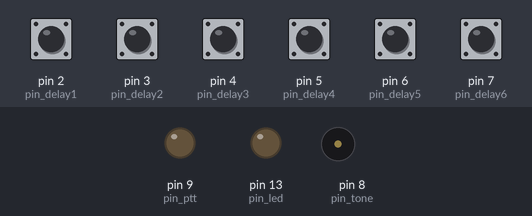
Bench run of a sketch on a simulated Arduino Nano, built with avr-gcc and run on an emulated ATmega328P. On the bench: output pins drawn as LEDs (lit = HIGH), buzzer (waves = sounding). The test bench sets the inputs (shaded band); at power-on: pin 2 (pin_delay1), pin 3 (pin_delay2), pin 4 (pin_delay3), pin 5 (pin_delay4), pin 6 (pin_delay5), pin 7 (pin_delay6) HIGH.

Above: at 1.5 s.
At 24.8 s:
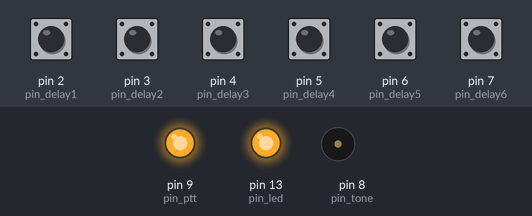
At 43.4 s:
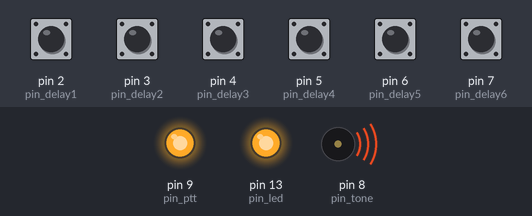
Timing chart, 0 to 46.3 s (numbered marks = the images above):
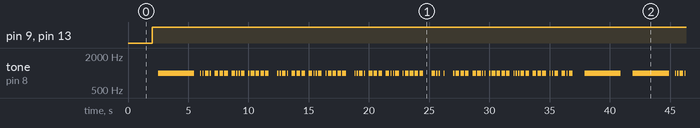

Measured:
- by itself, pin 9 (pin_ptt), pin 13 (pin_led): LOW → HIGH at 2.0 s
- by itself, tone on pin 8 (pin_tone): plays 1000 Hz for 3.0 s, 1000 Hz for 0.10 s, 1000 Hz for 0.10 s, 1000 Hz for 0.30 s, 1000 Hz for 0.10 s, 1000 Hz for 0.30 s … (260 notes in this stretch)

The sketch:

fox_nano.ino
```cpp
/*
  Fox Beacon menggunakan Arduino Nano

  14 Pebruari 2022
  Jember, Jawa Timur - INDONESIA
  Oleh: JZ13OUK, Totok Adi Wihanto
  totokadiw@gmail.com
  https://1014rapi.wordpress.com/

  Referensi:
  Arduino Nano
  https://docs.arduino.cc/hardware/nano

Klik untuk mengakses ArduinoNanoManual23.pdf


  Modified from: Mike Myers (http://mikemyers.me)  @netnutmike

  This code is in the public domain.
*/

char* letters[] = {
  ".-",     // A
  "-...",   // B
  "-.-.",   // C
  "-..",    // D
  ".",      // E
  "..-.",   // F
  "--.",    // G
  "....",   // H
  "..",     // I
  ".---",   // J
  "-.-",    // K
  ".-..",   // L
  "--",     // M
  "-.",     // N
  "---",    // O
  ".--.",   // P
  "--.-",   // Q
  ".-.",    // R
  "...",    // S
  "-",      // T
  "..-",    // U
  "...-",   // V
  ".--",    // W
  "-..-",   // X
  "-.--",   // Y
  "--.."    // Z
};

char* numbers[] = {
  "-----",   // 0
  ".----",   // 1
  "..---",   // 2
  "...--",   // 3
  "....-",   // 4
  ".....",   // 5
  "-....",   // 6
  "--...",   // 7
  "---..",   // 8
  "----."    // 9   --- end of 1st segment of borrowed code from Mike Myers
};

byte pin_delay1 = 2;
byte pin_delay2 = 3;
byte pin_delay3 = 4;
byte pin_delay4 = 5;
byte pin_delay5 = 6;
byte pin_delay6 = 7;
byte pin_led = 13;
byte pin_ptt = 9;
byte pin_tone = 8;

int jeda_Delay[7] = {0, 5, 10, 15, 20, 25, 30};
byte jeda_dipilih = 1;
byte flag_jeda = 0;

int frequency = 1000;         // frequency of tone
int dotDelay = 100;           // duration of the dot in morse code, this is also the time between the dots and dashes
int charDelay = dotDelay * 2; // duration of the wait between letters for Farsnworth method
int wordDelay = dotDelay * 4; // duration of the wait between words for Farsnworth method
int hitung = 0;

void setup() {
  // initialize the digital pin as an output.
  pinMode(pin_delay1, INPUT_PULLUP);
  pinMode(pin_delay2, INPUT_PULLUP);
  pinMode(pin_delay3, INPUT_PULLUP);
  pinMode(pin_delay4, INPUT_PULLUP);
  pinMode(pin_delay5, INPUT_PULLUP);
  pinMode(pin_delay6, INPUT_PULLUP);

  pinMode(pin_ptt, OUTPUT);
  pinMode(pin_tone, OUTPUT);
  pinMode(pin_led, OUTPUT);
  delay(1000);
}

void loop() {
  static unsigned long timer = millis();
  if (millis() - timer >= 1000) {
    if (digitalRead(pin_delay1) == LOW) {
      if (jeda_dipilih != 1) {
        jeda_dipilih = 1;
        flag_jeda = 1;
      }
    }
    if (digitalRead(pin_delay2) == LOW) {
      if (jeda_dipilih != 2) {
        jeda_dipilih = 2;
        flag_jeda = 1;
      }
    }
    if (digitalRead(pin_delay3) == LOW) {
      if (jeda_dipilih != 3) {
        jeda_dipilih = 3;
        flag_jeda = 1;
      }
    }
    if (digitalRead(pin_delay4) == LOW) {
      if (jeda_dipilih != 4) {
        jeda_dipilih = 4;
        flag_jeda = 1;
      }
    }
    if (digitalRead(pin_delay5) == LOW) {
      if (jeda_dipilih != 5) {
        jeda_dipilih = 5;
        flag_jeda = 1;
      }
    }
    if (digitalRead(pin_delay6) == LOW) {
      if (jeda_dipilih != 6) {
        jeda_dipilih = 6;
        flag_jeda = 1;
      }
    }

    if (flag_jeda == 1) {
      flag_jeda = 0;
      hitung = 0;
    }

    if (jeda_dipilih > 0) {
      hitung++;
      if (hitung == jeda_Delay[jeda_dipilih]) {
        hitung = 0;
        digitalWrite(pin_led, HIGH);
        digitalWrite(pin_ptt, HIGH);
        delay(500);
        tone(pin_tone, frequency); delay(3000); noTone(pin_tone);
        delay(500);
        SendText("FOX1 FOX1 FOX1 DE JZ13OUK");
        delay(500);
        tone(pin_tone, frequency); delay(3000); noTone(pin_tone);
        delay(500);
        digitalWrite(pin_ptt, LOW);
        digitalWrite(pin_led, LOW);
      }
    }
  }
}

void morseCodeSequence(char* sequence) {
  int i = 0;
  while (sequence[i] != NULL)  {
    dotOrDash(sequence[i]);
    i++;
  }
  delay(charDelay);
}

void SendText(char* MorseCodeLetters) {
  int i = 0;
  char ch;
  while (MorseCodeLetters[i] != NULL) {
    ch = MorseCodeLetters[i];
    if (ch >= 'a' && ch <= 'z') {
      morseCodeSequence(letters[ch - 'a']);
    } else if (ch >= 'A' && ch <= 'Z') {
      morseCodeSequence(letters[ch - 'A']);
    } else if (ch >= '0' && ch <= '9')    {
      morseCodeSequence(numbers[ch - '0']);
    } else if (ch == ' ') {
      delay(wordDelay);
    } else {
    }
    i++;
  }
  delay(charDelay);
}

void dotOrDash(char dotOrDash) {
  tone(pin_tone, frequency);
  if (dotOrDash == '.') {
    delay(dotDelay);
  } else {
    delay(dotDelay * 3);
  }
  noTone(pin_tone);
  delay(dotDelay);
}
```
